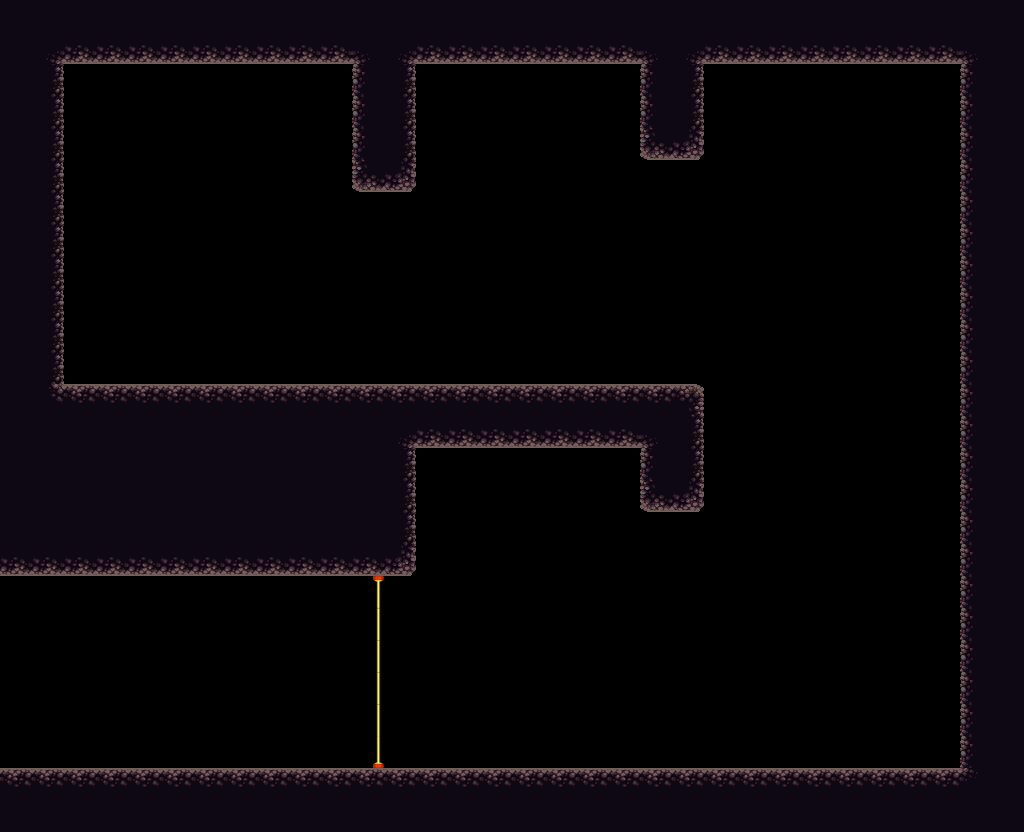

A level layout from a 2D game, rendered from its tile map. Below: a short description, then the map file with tile-grid data replaced by summaries:
An orthogonal 32x26 tile map with 32x32 px tiles, 3 tile layers (red, green, blue), 2 tilesets and 4 objects.

<map version="1.0" orientation="orthogonal" renderorder="right-down" width="32" height="26" tilewidth="32" tileheight="32">
 <tileset firstgid="1" name="asd" tilewidth="32" tileheight="32">
  <image source="blox.png" width="64" height="32" />
 </tileset>
 <tileset firstgid="3" name="platformertiles" tilewidth="32" tileheight="32">
  <image source="platformertiles.png" width="256" height="96" />
 </tileset>
 <layer name="red" width="32" height="26">
  <data>[832 cells, 306 non-empty, 12 distinct tile ids]</data>
 </layer>
 <layer name="green" width="32" height="26">
  <data>[832 cells, 6 non-empty, 3 distinct tile ids]</data>
 </layer>
 <layer name="blue" width="32" height="26">
  <data>[832 cells, 0 non-empty, 0 distinct tile ids]</data>
 </layer>
 <objectgroup name="crystals">
  <object x="529" y="139">
   <ellipse />
  </object>
  <object x="831" y="129">
   <ellipse />
  </object>
  <object x="526" y="495">
   <ellipse />
  </object>
 </objectgroup>
 <objectgroup name="player">
  <object x="203" y="161">
   <ellipse />
  </object>
 </objectgroup>
</map>